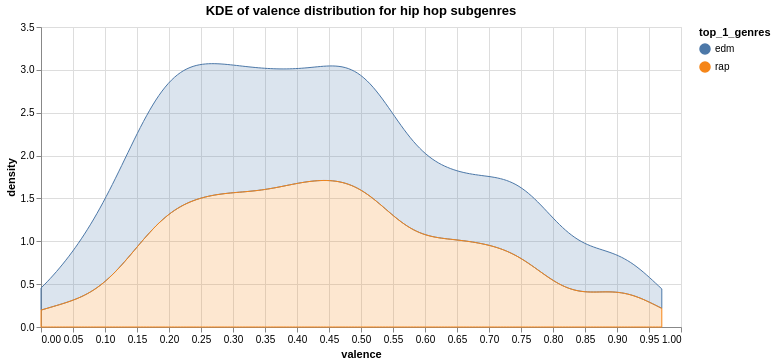

Vega-Lite specification stored for this chart:
### Vega-Lite specification from a JSON file in a GitHub repository (floating-point values rounded to 4 significant figures; data arrays with more than 128 entries replaced by an {"elided": "..."} marker saying what was removed)
{"usermeta": {"embedOptions": {"theme": "urbaninstitute"}}, "config": {"view": {"continuousWidth": 400, "continuousHeight": 300}}, "data": {"name": "data-2001c0dcf5da1a541c943c26b581137f"}, "mark": {"type": "area", "fillOpacity": 0.2}, "encoding": {"color": {"condition": {"type": "nominal", "field": "top_1_genres", "selection": "selector009"}, "value": "lightgray"}, "stroke": {"condition": {"type": "nominal", "field": "top_1_genres", "selection": "selector009"}, "value": "lightgray"}, "x": {"type": "quantitative", "field": "valence"}, "y": {"type": "quantitative", "field": "density"}}, "selection": {"selector009": {"type": "multi", "fields": ["top_1_genres"], "bind": "legend"}}, "title": "KDE of valence distribution for hip hop subgenres", "transform": [{"density": "valence", "groupby": ["top_1_genres"], "as": ["valence", "density"]}], "width": 640, "$schema": "https://vega.github.io/schema/vega-lite/v4.8.1.json", "datasets": {"data-2001c0dcf5da1a541c943c26b581137f": {"elided": "2000 records"}}}
